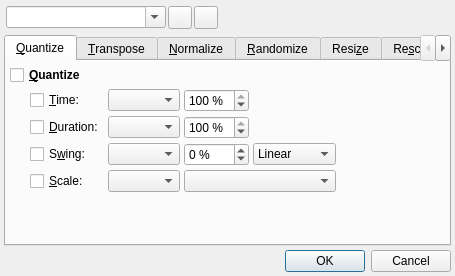
<?xml version="1.0" encoding="UTF-8"?>
<ui version="4.0">
 <author>rncbc aka Rui Nuno Capela</author>
 <comment>qtractor - An Audio/MIDI multi-track sequencer.

   Copyright (C) 2005-2013, rncbc aka Rui Nuno Capela. All rights reserved.

   This program is free software; you can redistribute it and/or
   modify it under the terms of the GNU General Public License
   as published by the Free Software Foundation; either version 2
   of the License, or (at your option) any later version.

   This program is distributed in the hope that it will be useful,
   but WITHOUT ANY WARRANTY; without even the implied warranty of
   MERCHANTABILITY or FITNESS FOR A PARTICULAR PURPOSE.  See the
   GNU General Public License for more details.

   You should have received a copy of the GNU General Public License along
   with this program; if not, write to the Free Software Foundation, Inc.,
   51 Franklin Street, Fifth Floor, Boston, MA 02110-1301 USA.

 </comment>
 <class>qtractorMidiToolsForm</class>
 <widget class="QDialog" name="qtractorMidiToolsForm">
  <property name="geometry">
   <rect>
    <x>0</x>
    <y>0</y>
    <width>455</width>
    <height>276</height>
   </rect>
  </property>
  <property name="windowTitle">
   <string>MIDI Tools</string>
  </property>
  <property name="windowIcon">
   <iconset resource="qtractor.qrc">:/images/qtractorMidiEditor.png</iconset>
  </property>
  <layout class="QVBoxLayout">
   <property name="spacing">
    <number>4</number>
   </property>
   <property name="margin">
    <number>4</number>
   </property>
   <item>
    <layout class="QHBoxLayout">
     <property name="spacing">
      <number>2</number>
     </property>
     <property name="margin">
      <number>2</number>
     </property>
     <item>
      <widget class="QComboBox" name="PresetNameComboBox">
       <property name="minimumSize">
        <size>
         <width>160</width>
         <height>0</height>
        </size>
       </property>
       <property name="toolTip">
        <string>Preset name</string>
       </property>
       <property name="editable">
        <bool>true</bool>
       </property>
      </widget>
     </item>
     <item>
      <widget class="QToolButton" name="PresetSaveToolButton">
       <property name="focusPolicy">
        <enum>Qt::TabFocus</enum>
       </property>
       <property name="toolTip">
        <string>Save preset</string>
       </property>
       <property name="text">
        <string/>
       </property>
       <property name="icon">
        <iconset resource="qtractor.qrc">:/images/formSave.png</iconset>
       </property>
      </widget>
     </item>
     <item>
      <widget class="QToolButton" name="PresetDeleteToolButton">
       <property name="focusPolicy">
        <enum>Qt::TabFocus</enum>
       </property>
       <property name="toolTip">
        <string>Delete preset</string>
       </property>
       <property name="text">
        <string/>
       </property>
       <property name="icon">
        <iconset resource="qtractor.qrc">:/images/formRemove.png</iconset>
       </property>
      </widget>
     </item>
     <item>
      <spacer>
       <property name="orientation">
        <enum>Qt::Horizontal</enum>
       </property>
       <property name="sizeHint" stdset="0">
        <size>
         <width>180</width>
         <height>20</height>
        </size>
       </property>
      </spacer>
     </item>
    </layout>
   </item>
   <item>
    <widget class="QTabWidget" name="ToolTabWidget">
     <property name="currentIndex">
      <number>0</number>
     </property>
     <widget class="QWidget" name="Quantize">
      <attribute name="title">
       <string>&amp;Quantize</string>
      </attribute>
      <layout class="QGridLayout">
       <item row="0" column="0" colspan="6">
        <widget class="QCheckBox" name="QuantizeCheckBox">
         <property name="font">
          <font>
           <weight>75</weight>
           <bold>true</bold>
          </font>
         </property>
         <property name="toolTip">
          <string>Quantize selected events</string>
         </property>
         <property name="text">
          <string>&amp;Quantize</string>
         </property>
        </widget>
       </item>
       <item row="1" column="0">
        <spacer>
         <property name="orientation">
          <enum>Qt::Horizontal</enum>
         </property>
         <property name="sizeType">
          <enum>QSizePolicy::Fixed</enum>
         </property>
         <property name="sizeHint" stdset="0">
          <size>
           <width>16</width>
           <height>20</height>
          </size>
         </property>
        </spacer>
       </item>
       <item row="1" column="1">
        <widget class="QCheckBox" name="QuantizeTimeCheckBox">
         <property name="text">
          <string>&amp;Time:</string>
         </property>
        </widget>
       </item>
       <item row="1" column="2">
        <widget class="QComboBox" name="QuantizeTimeComboBox">
         <property name="toolTip">
          <string>Quantize time</string>
         </property>
        </widget>
       </item>
       <item row="1" column="3">
        <widget class="QSpinBox" name="QuantizeTimeSpinBox">
         <property name="minimumSize">
          <size>
           <width>60</width>
           <height>0</height>
          </size>
         </property>
         <property name="toolTip">
          <string>Quantize time percent</string>
         </property>
         <property name="suffix">
          <string> %</string>
         </property>
         <property name="minimum">
          <number>0</number>
         </property>
         <property name="maximum">
          <number>100</number>
         </property>
         <property name="value">
          <number>100</number>
         </property>
        </widget>
       </item>
       <item row="1" column="4" rowspan="2" colspan="2">
        <spacer>
         <property name="orientation">
          <enum>Qt::Horizontal</enum>
         </property>
         <property name="sizeHint" stdset="0">
          <size>
           <width>16</width>
           <height>20</height>
          </size>
         </property>
        </spacer>
       </item>
       <item row="2" column="1">
        <widget class="QCheckBox" name="QuantizeDurationCheckBox">
         <property name="text">
          <string>&amp;Duration:</string>
         </property>
        </widget>
       </item>
       <item row="2" column="2">
        <widget class="QComboBox" name="QuantizeDurationComboBox">
         <property name="toolTip">
          <string>Quantize duration</string>
         </property>
        </widget>
       </item>
       <item row="2" column="3">
        <widget class="QSpinBox" name="QuantizeDurationSpinBox">
         <property name="minimumSize">
          <size>
           <width>60</width>
           <height>0</height>
          </size>
         </property>
         <property name="toolTip">
          <string>Quantize duration percent</string>
         </property>
         <property name="suffix">
          <string> %</string>
         </property>
         <property name="minimum">
          <number>0</number>
         </property>
         <property name="maximum">
          <number>100</number>
         </property>
         <property name="value">
          <number>100</number>
         </property>
        </widget>
       </item>
       <item row="3" column="1">
        <widget class="QCheckBox" name="QuantizeSwingCheckBox">
         <property name="text">
          <string>S&amp;wing:</string>
         </property>
        </widget>
       </item>
       <item row="3" column="2">
        <widget class="QComboBox" name="QuantizeSwingComboBox">
         <property name="toolTip">
          <string>Swing-quantize time</string>
         </property>
        </widget>
       </item>
       <item row="3" column="3">
        <widget class="QSpinBox" name="QuantizeSwingSpinBox">
         <property name="minimumSize">
          <size>
           <width>60</width>
           <height>0</height>
          </size>
         </property>
         <property name="toolTip">
          <string>Swing-quantize percent</string>
         </property>
         <property name="suffix">
          <string> %</string>
         </property>
         <property name="minimum">
          <number>-100</number>
         </property>
         <property name="maximum">
          <number>100</number>
         </property>
         <property name="value">
          <number>0</number>
         </property>
        </widget>
       </item>
       <item row="3" column="4">
        <widget class="QComboBox" name="QuantizeSwingTypeComboBox">
         <property name="toolTip">
          <string>Swing-quantize type</string>
         </property>
         <item>
          <property name="text">
           <string>Linear</string>
          </property>
         </item>
         <item>
          <property name="text">
           <string>Quadratic</string>
          </property>
         </item>
         <item>
          <property name="text">
           <string>Cubic</string>
          </property>
         </item>
        </widget>
       </item>
       <item row="3" column="5">
        <spacer>
         <property name="orientation">
          <enum>Qt::Horizontal</enum>
         </property>
         <property name="sizeHint" stdset="0">
          <size>
           <width>73</width>
           <height>20</height>
          </size>
         </property>
        </spacer>
       </item>
       <item row="4" column="1">
        <widget class="QCheckBox" name="QuantizeScaleCheckBox">
         <property name="text">
          <string>&amp;Scale:</string>
         </property>
        </widget>
       </item>
       <item row="4" column="2">
        <widget class="QComboBox" name="QuantizeScaleKeyComboBox">
         <property name="toolTip">
          <string>Scale-quantize key</string>
         </property>
        </widget>
       </item>
       <item row="4" column="3" colspan="2">
        <widget class="QComboBox" name="QuantizeScaleComboBox">
         <property name="toolTip">
          <string>Scale-quantize type</string>
         </property>
        </widget>
       </item>
       <item row="5" column="1" colspan="5">
        <spacer>
         <property name="orientation">
          <enum>Qt::Vertical</enum>
         </property>
         <property name="sizeHint" stdset="0">
          <size>
           <width>20</width>
           <height>16</height>
          </size>
         </property>
        </spacer>
       </item>
      </layout>
     </widget>
     <widget class="QWidget" name="Transpose">
      <attribute name="title">
       <string>&amp;Transpose</string>
      </attribute>
      <layout class="QGridLayout">
       <item row="0" column="0" colspan="6">
        <widget class="QCheckBox" name="TransposeCheckBox">
         <property name="font">
          <font>
           <weight>75</weight>
           <bold>true</bold>
          </font>
         </property>
         <property name="toolTip">
          <string>Transpose selected events</string>
         </property>
         <property name="text">
          <string>&amp;Transpose</string>
         </property>
        </widget>
       </item>
       <item row="1" column="0">
        <spacer>
         <property name="orientation">
          <enum>Qt::Horizontal</enum>
         </property>
         <property name="sizeType">
          <enum>QSizePolicy::Fixed</enum>
         </property>
         <property name="sizeHint" stdset="0">
          <size>
           <width>16</width>
           <height>20</height>
          </size>
         </property>
        </spacer>
       </item>
       <item row="1" column="1">
        <widget class="QCheckBox" name="TransposeNoteCheckBox">
         <property name="text">
          <string>&amp;Note:</string>
         </property>
        </widget>
       </item>
       <item row="1" column="2">
        <widget class="QSpinBox" name="TransposeNoteSpinBox">
         <property name="minimumSize">
          <size>
           <width>60</width>
           <height>0</height>
          </size>
         </property>
         <property name="toolTip">
          <string>Transpose note</string>
         </property>
         <property name="minimum">
          <number>-64</number>
         </property>
         <property name="maximum">
          <number>64</number>
         </property>
        </widget>
       </item>
       <item row="1" column="3" colspan="3">
        <spacer>
         <property name="orientation">
          <enum>Qt::Horizontal</enum>
         </property>
         <property name="sizeHint" stdset="0">
          <size>
           <width>16</width>
           <height>20</height>
          </size>
         </property>
        </spacer>
       </item>
       <item row="2" column="1">
        <widget class="QCheckBox" name="TransposeTimeCheckBox">
         <property name="text">
          <string>&amp;Time:</string>
         </property>
        </widget>
       </item>
       <item row="2" column="2" colspan="2">
        <widget class="qtractorTimeSpinBox" name="TransposeTimeSpinBox">
         <property name="minimumSize">
          <size>
           <width>120</width>
           <height>0</height>
          </size>
         </property>
         <property name="toolTip">
          <string>Transpose time</string>
         </property>
        </widget>
       </item>
       <item row="2" column="4">
        <widget class="QComboBox" name="TransposeFormatComboBox">
         <property name="toolTip">
          <string>Transpose time format</string>
         </property>
         <item>
          <property name="text">
           <string>Frames</string>
          </property>
         </item>
         <item>
          <property name="text">
           <string>Time</string>
          </property>
         </item>
         <item>
          <property name="text">
           <string>BBT</string>
          </property>
         </item>
        </widget>
       </item>
       <item row="2" column="5">
        <spacer>
         <property name="orientation">
          <enum>Qt::Horizontal</enum>
         </property>
         <property name="sizeHint" stdset="0">
          <size>
           <width>16</width>
           <height>20</height>
          </size>
         </property>
        </spacer>
       </item>
       <item row="3" column="1" colspan="5">
        <spacer>
         <property name="orientation">
          <enum>Qt::Vertical</enum>
         </property>
         <property name="sizeHint" stdset="0">
          <size>
           <width>20</width>
           <height>16</height>
          </size>
         </property>
        </spacer>
       </item>
      </layout>
     </widget>
     <widget class="QWidget" name="Normalize">
      <attribute name="title">
       <string>&amp;Normalize</string>
      </attribute>
      <layout class="QGridLayout">
       <item row="0" column="0" colspan="4">
        <widget class="QCheckBox" name="NormalizeCheckBox">
         <property name="font">
          <font>
           <weight>75</weight>
           <bold>true</bold>
          </font>
         </property>
         <property name="toolTip">
          <string>Normalize selected events</string>
         </property>
         <property name="text">
          <string>&amp;Normalize</string>
         </property>
        </widget>
       </item>
       <item row="1" column="0">
        <spacer>
         <property name="orientation">
          <enum>Qt::Horizontal</enum>
         </property>
         <property name="sizeType">
          <enum>QSizePolicy::Fixed</enum>
         </property>
         <property name="sizeHint" stdset="0">
          <size>
           <width>16</width>
           <height>20</height>
          </size>
         </property>
        </spacer>
       </item>
       <item row="1" column="1">
        <widget class="QCheckBox" name="NormalizePercentCheckBox">
         <property name="text">
          <string>&amp;Percent:</string>
         </property>
        </widget>
       </item>
       <item row="1" column="2">
        <widget class="QSpinBox" name="NormalizePercentSpinBox">
         <property name="minimumSize">
          <size>
           <width>60</width>
           <height>0</height>
          </size>
         </property>
         <property name="toolTip">
          <string>Normalize percent</string>
         </property>
         <property name="suffix">
          <string> %</string>
         </property>
         <property name="maximum">
          <number>150</number>
         </property>
        </widget>
       </item>
       <item row="1" column="3" rowspan="2">
        <spacer>
         <property name="orientation">
          <enum>Qt::Horizontal</enum>
         </property>
         <property name="sizeHint" stdset="0">
          <size>
           <width>16</width>
           <height>20</height>
          </size>
         </property>
        </spacer>
       </item>
       <item row="2" column="1">
        <widget class="QCheckBox" name="NormalizeValueCheckBox">
         <property name="text">
          <string>&amp;Value:</string>
         </property>
        </widget>
       </item>
       <item row="2" column="2">
        <widget class="QSpinBox" name="NormalizeValueSpinBox">
         <property name="minimumSize">
          <size>
           <width>60</width>
           <height>0</height>
          </size>
         </property>
         <property name="toolTip">
          <string>Normalize value</string>
         </property>
         <property name="maximum">
          <number>127</number>
         </property>
        </widget>
       </item>
       <item row="3" column="1" colspan="3">
        <spacer>
         <property name="orientation">
          <enum>Qt::Vertical</enum>
         </property>
         <property name="sizeHint" stdset="0">
          <size>
           <width>20</width>
           <height>16</height>
          </size>
         </property>
        </spacer>
       </item>
      </layout>
     </widget>
     <widget class="QWidget" name="Randomize">
      <attribute name="title">
       <string>&amp;Randomize</string>
      </attribute>
      <layout class="QGridLayout">
       <item row="0" column="0" colspan="4">
        <widget class="QCheckBox" name="RandomizeCheckBox">
         <property name="font">
          <font>
           <weight>75</weight>
           <bold>true</bold>
          </font>
         </property>
         <property name="toolTip">
          <string>Randomize selected events</string>
         </property>
         <property name="text">
          <string>&amp;Randomize</string>
         </property>
        </widget>
       </item>
       <item row="1" column="0">
        <spacer>
         <property name="orientation">
          <enum>Qt::Horizontal</enum>
         </property>
         <property name="sizeType">
          <enum>QSizePolicy::Fixed</enum>
         </property>
         <property name="sizeHint" stdset="0">
          <size>
           <width>16</width>
           <height>20</height>
          </size>
         </property>
        </spacer>
       </item>
       <item row="1" column="1">
        <widget class="QCheckBox" name="RandomizeNoteCheckBox">
         <property name="text">
          <string>&amp;Note:</string>
         </property>
        </widget>
       </item>
       <item row="1" column="2">
        <widget class="QSpinBox" name="RandomizeNoteSpinBox">
         <property name="minimumSize">
          <size>
           <width>60</width>
           <height>0</height>
          </size>
         </property>
         <property name="toolTip">
          <string>Randomize note/pitch</string>
         </property>
         <property name="suffix">
          <string> %</string>
         </property>
         <property name="maximum">
          <number>150</number>
         </property>
        </widget>
       </item>
       <item row="1" column="3" rowspan="4">
        <spacer>
         <property name="orientation">
          <enum>Qt::Horizontal</enum>
         </property>
         <property name="sizeHint" stdset="0">
          <size>
           <width>16</width>
           <height>20</height>
          </size>
         </property>
        </spacer>
       </item>
       <item row="2" column="1">
        <widget class="QCheckBox" name="RandomizeTimeCheckBox">
         <property name="text">
          <string>&amp;Time:</string>
         </property>
        </widget>
       </item>
       <item row="2" column="2">
        <widget class="QSpinBox" name="RandomizeTimeSpinBox">
         <property name="minimumSize">
          <size>
           <width>60</width>
           <height>0</height>
          </size>
         </property>
         <property name="toolTip">
          <string>Randomize time</string>
         </property>
         <property name="suffix">
          <string> %</string>
         </property>
         <property name="maximum">
          <number>150</number>
         </property>
        </widget>
       </item>
       <item row="3" column="1">
        <widget class="QCheckBox" name="RandomizeDurationCheckBox">
         <property name="text">
          <string>&amp;Duration:</string>
         </property>
        </widget>
       </item>
       <item row="3" column="2">
        <widget class="QSpinBox" name="RandomizeDurationSpinBox">
         <property name="minimumSize">
          <size>
           <width>60</width>
           <height>0</height>
          </size>
         </property>
         <property name="toolTip">
          <string>Randomize duration</string>
         </property>
         <property name="suffix">
          <string> %</string>
         </property>
         <property name="maximum">
          <number>150</number>
         </property>
        </widget>
       </item>
       <item row="4" column="1">
        <widget class="QCheckBox" name="RandomizeValueCheckBox">
         <property name="text">
          <string>&amp;Value:</string>
         </property>
        </widget>
       </item>
       <item row="4" column="2">
        <widget class="QSpinBox" name="RandomizeValueSpinBox">
         <property name="minimumSize">
          <size>
           <width>60</width>
           <height>0</height>
          </size>
         </property>
         <property name="toolTip">
          <string>Randomize value</string>
         </property>
         <property name="suffix">
          <string> %</string>
         </property>
         <property name="maximum">
          <number>150</number>
         </property>
        </widget>
       </item>
       <item row="5" column="1" colspan="3">
        <spacer>
         <property name="orientation">
          <enum>Qt::Vertical</enum>
         </property>
         <property name="sizeHint" stdset="0">
          <size>
           <width>20</width>
           <height>16</height>
          </size>
         </property>
        </spacer>
       </item>
      </layout>
     </widget>
     <widget class="QWidget" name="Resize">
      <attribute name="title">
       <string>Resi&amp;ze</string>
      </attribute>
      <layout class="QGridLayout">
       <item row="0" column="0" colspan="7">
        <widget class="QCheckBox" name="ResizeCheckBox">
         <property name="font">
          <font>
           <weight>75</weight>
           <bold>true</bold>
          </font>
         </property>
         <property name="toolTip">
          <string>Resize selected events</string>
         </property>
         <property name="text">
          <string>Resi&amp;ze</string>
         </property>
        </widget>
       </item>
       <item row="1" column="0">
        <spacer>
         <property name="orientation">
          <enum>Qt::Horizontal</enum>
         </property>
         <property name="sizeType">
          <enum>QSizePolicy::Fixed</enum>
         </property>
         <property name="sizeHint" stdset="0">
          <size>
           <width>16</width>
           <height>20</height>
          </size>
         </property>
        </spacer>
       </item>
       <item row="1" column="1">
        <widget class="QCheckBox" name="ResizeDurationCheckBox">
         <property name="text">
          <string>&amp;Duration:</string>
         </property>
        </widget>
       </item>
       <item row="1" column="2" colspan="2">
        <widget class="qtractorTimeSpinBox" name="ResizeDurationSpinBox">
         <property name="minimumSize">
          <size>
           <width>120</width>
           <height>0</height>
          </size>
         </property>
         <property name="toolTip">
          <string>Resize duration</string>
         </property>
        </widget>
       </item>
       <item row="1" column="4" colspan="2">
        <widget class="QComboBox" name="ResizeFormatComboBox">
         <property name="toolTip">
          <string>Resize duration format</string>
         </property>
         <item>
          <property name="text">
           <string>Frames</string>
          </property>
         </item>
         <item>
          <property name="text">
           <string>Time</string>
          </property>
         </item>
         <item>
          <property name="text">
           <string>BBT</string>
          </property>
         </item>
         <item>
          <property name="text">
           <string>Percentage</string>
          </property>
         </item>
        </widget>
       </item>
       <item row="1" column="6">
        <spacer>
         <property name="orientation">
          <enum>Qt::Horizontal</enum>
         </property>
         <property name="sizeHint" stdset="0">
          <size>
           <width>16</width>
           <height>20</height>
          </size>
         </property>
        </spacer>
       </item>
       <item row="2" column="1">
        <widget class="QCheckBox" name="ResizeValueCheckBox">
         <property name="text">
          <string>&amp;Value:</string>
         </property>
        </widget>
       </item>
       <item row="2" column="2">
        <widget class="QSpinBox" name="ResizeValueSpinBox">
         <property name="minimumSize">
          <size>
           <width>60</width>
           <height>0</height>
          </size>
         </property>
         <property name="toolTip">
          <string>Resize value</string>
         </property>
         <property name="maximum">
          <number>127</number>
         </property>
        </widget>
       </item>
       <item row="2" column="3">
        <widget class="QComboBox" name="ResizeValue2ComboBox">
         <property name="toolTip">
          <string>Resize value mode</string>
         </property>
         <item>
          <property name="text">
           <string>Flat</string>
          </property>
         </item>
         <item>
          <property name="text">
           <string>Ramp</string>
          </property>
         </item>
        </widget>
       </item>
       <item row="2" column="4">
        <widget class="QSpinBox" name="ResizeValue2SpinBox">
         <property name="minimumSize">
          <size>
           <width>60</width>
           <height>0</height>
          </size>
         </property>
         <property name="toolTip">
          <string>Resize final value</string>
         </property>
         <property name="maximum">
          <number>127</number>
         </property>
        </widget>
       </item>
       <item row="2" column="5" colspan="2">
        <spacer>
         <property name="orientation">
          <enum>Qt::Horizontal</enum>
         </property>
         <property name="sizeHint" stdset="0">
          <size>
           <width>16</width>
           <height>20</height>
          </size>
         </property>
        </spacer>
       </item>
       <item row="3" column="1" colspan="5">
        <spacer>
         <property name="orientation">
          <enum>Qt::Vertical</enum>
         </property>
         <property name="sizeHint" stdset="0">
          <size>
           <width>20</width>
           <height>16</height>
          </size>
         </property>
        </spacer>
       </item>
      </layout>
     </widget>
     <widget class="QWidget" name="Rescale">
      <attribute name="title">
       <string>Re&amp;scale</string>
      </attribute>
      <layout class="QGridLayout">
       <item row="0" column="0" colspan="4">
        <widget class="QCheckBox" name="RescaleCheckBox">
         <property name="font">
          <font>
           <weight>75</weight>
           <bold>true</bold>
          </font>
         </property>
         <property name="toolTip">
          <string>Rescale selected events</string>
         </property>
         <property name="text">
          <string>Re&amp;scale</string>
         </property>
        </widget>
       </item>
       <item row="1" column="0">
        <spacer>
         <property name="orientation">
          <enum>Qt::Horizontal</enum>
         </property>
         <property name="sizeType">
          <enum>QSizePolicy::Fixed</enum>
         </property>
         <property name="sizeHint" stdset="0">
          <size>
           <width>16</width>
           <height>19</height>
          </size>
         </property>
        </spacer>
       </item>
       <item row="1" column="1">
        <widget class="QCheckBox" name="RescaleTimeCheckBox">
         <property name="text">
          <string>&amp;Time:</string>
         </property>
        </widget>
       </item>
       <item row="1" column="2">
        <widget class="QSpinBox" name="RescaleTimeSpinBox">
         <property name="minimumSize">
          <size>
           <width>60</width>
           <height>0</height>
          </size>
         </property>
         <property name="toolTip">
          <string>Rescale time</string>
         </property>
         <property name="suffix">
          <string> %</string>
         </property>
         <property name="minimum">
          <number>1</number>
         </property>
         <property name="maximum">
          <number>1000</number>
         </property>
         <property name="value">
          <number>100</number>
         </property>
        </widget>
       </item>
       <item row="1" column="3" rowspan="3">
        <spacer>
         <property name="orientation">
          <enum>Qt::Horizontal</enum>
         </property>
         <property name="sizeHint" stdset="0">
          <size>
           <width>224</width>
           <height>58</height>
          </size>
         </property>
        </spacer>
       </item>
       <item row="2" column="1">
        <widget class="QCheckBox" name="RescaleDurationCheckBox">
         <property name="text">
          <string>&amp;Duration:</string>
         </property>
        </widget>
       </item>
       <item row="2" column="2">
        <widget class="QSpinBox" name="RescaleDurationSpinBox">
         <property name="minimumSize">
          <size>
           <width>60</width>
           <height>0</height>
          </size>
         </property>
         <property name="toolTip">
          <string>Rescale duration</string>
         </property>
         <property name="suffix">
          <string> %</string>
         </property>
         <property name="minimum">
          <number>1</number>
         </property>
         <property name="maximum">
          <number>1000</number>
         </property>
         <property name="value">
          <number>100</number>
         </property>
        </widget>
       </item>
       <item row="3" column="1">
        <widget class="QCheckBox" name="RescaleValueCheckBox">
         <property name="text">
          <string>&amp;Value:</string>
         </property>
        </widget>
       </item>
       <item row="3" column="2">
        <widget class="QSpinBox" name="RescaleValueSpinBox">
         <property name="minimumSize">
          <size>
           <width>60</width>
           <height>0</height>
          </size>
         </property>
         <property name="toolTip">
          <string>Rescale value</string>
         </property>
         <property name="suffix">
          <string> %</string>
         </property>
         <property name="minimum">
          <number>1</number>
         </property>
         <property name="maximum">
          <number>1000</number>
         </property>
         <property name="value">
          <number>100</number>
         </property>
        </widget>
       </item>
       <item row="4" column="1" colspan="3">
        <spacer>
         <property name="orientation">
          <enum>Qt::Vertical</enum>
         </property>
         <property name="sizeHint" stdset="0">
          <size>
           <width>358</width>
           <height>38</height>
          </size>
         </property>
        </spacer>
       </item>
      </layout>
     </widget>
     <widget class="QWidget" name="Timeshift">
      <attribute name="title">
       <string>T&amp;imeshift</string>
      </attribute>
      <layout class="QGridLayout">
       <item row="0" column="0" colspan="5">
        <widget class="QCheckBox" name="TimeshiftCheckBox">
         <property name="font">
          <font>
           <weight>75</weight>
           <bold>true</bold>
          </font>
         </property>
         <property name="toolTip">
          <string>Timeshift selected events</string>
         </property>
         <property name="text">
          <string>Timeshift</string>
         </property>
        </widget>
       </item>
       <item row="1" column="0">
        <spacer>
         <property name="orientation">
          <enum>Qt::Horizontal</enum>
         </property>
         <property name="sizeType">
          <enum>QSizePolicy::Fixed</enum>
         </property>
         <property name="sizeHint" stdset="0">
          <size>
           <width>16</width>
           <height>19</height>
          </size>
         </property>
        </spacer>
       </item>
       <item row="1" column="1">
        <widget class="QLabel" name="TimeshiftLabel">
         <property name="text">
          <string>P:</string>
         </property>
        </widget>
       </item>
       <item row="1" column="2">
        <widget class="QDoubleSpinBox" name="TimeshiftSpinBox">
         <property name="minimumSize">
          <size>
           <width>60</width>
           <height>0</height>
          </size>
         </property>
         <property name="toolTip">
          <string>Timeshift parameter</string>
         </property>
         <property name="accelerated">
          <bool>true</bool>
         </property>
         <property name="decimals">
          <number>1</number>
         </property>
         <property name="minimum">
          <double>-100.0</double>
         </property>
         <property name="maximum">
          <double>100.0</double>
         </property>
         <property name="singleStep">
          <double>0.1</double>
         </property>
         <property name="value">
          <double>0.0</double>
         </property>
        </widget>
       </item>
       <item row="1" column="3">
        <widget class="QSlider" name="TimeshiftSlider">
         <property name="toolTip">
          <string>Timeshift parameter (log)</string>
         </property>
         <property name="minimum">
          <number>-10000</number>
         </property>
         <property name="maximum">
          <number>10000</number>
         </property>
         <property name="singleStep">
          <number>10</number>
         </property>
         <property name="pageStep">
          <number>100</number>
         </property>
         <property name="value">
          <number>0</number>
         </property>
         <property name="orientation">
          <enum>Qt::Horizontal</enum>
         </property>
        </widget>
       </item>
       <item row="1" column="4" rowspan="2">
        <widget class="QFrame" name="TimeshiftFrame">
         <property name="minimumSize">
          <size>
           <width>80</width>
           <height>80</height>
          </size>
         </property>
         <property name="maximumSize">
          <size>
           <width>80</width>
           <height>80</height>
          </size>
         </property>
         <property name="toolTip">
          <string>Timeshift curve</string>
         </property>
         <property name="frameShape">
          <enum>QFrame::Panel</enum>
         </property>
         <property name="frameShadow">
          <enum>QFrame::Sunken</enum>
         </property>
        </widget>
       </item>
       <item row="2" column="2" colspan="2">
        <widget class="QLabel" name="TimeshiftText">
         <property name="text">
          <string>P = 0 : no change.
P &gt; 0 : accelerating shift.
P &lt; 0 : slowing down shift.
Edit head/tail (blue) markers define the shift range.</string>
         </property>
        </widget>
       </item>
       <item row="3" column="1" colspan="4">
        <widget class="QCheckBox" name="TimeshiftDurationCheckBox">
         <property name="text">
          <string>Timeshift duration</string>
         </property>
        </widget>
       </item>
       <item row="4" column="1" colspan="4">
        <spacer>
         <property name="orientation">
          <enum>Qt::Vertical</enum>
         </property>
         <property name="sizeHint" stdset="0">
          <size>
           <width>358</width>
           <height>38</height>
          </size>
         </property>
        </spacer>
       </item>
      </layout>
     </widget>
    </widget>
   </item>
   <item>
    <widget class="QDialogButtonBox" name="DialogButtonBox">
     <property name="orientation">
      <enum>Qt::Horizontal</enum>
     </property>
     <property name="standardButtons">
      <set>QDialogButtonBox::Cancel|QDialogButtonBox::Ok</set>
     </property>
    </widget>
   </item>
  </layout>
 </widget>
 <layoutdefault spacing="4" margin="4"/>
 <customwidgets>
  <customwidget>
   <class>qtractorTimeSpinBox</class>
   <extends>QSpinBox</extends>
   <header>qtractorSpinBox.h</header>
  </customwidget>
 </customwidgets>
 <tabstops>
  <tabstop>PresetNameComboBox</tabstop>
  <tabstop>PresetSaveToolButton</tabstop>
  <tabstop>PresetDeleteToolButton</tabstop>
  <tabstop>ToolTabWidget</tabstop>
  <tabstop>QuantizeCheckBox</tabstop>
  <tabstop>QuantizeTimeCheckBox</tabstop>
  <tabstop>QuantizeTimeComboBox</tabstop>
  <tabstop>QuantizeTimeSpinBox</tabstop>
  <tabstop>QuantizeDurationCheckBox</tabstop>
  <tabstop>QuantizeDurationComboBox</tabstop>
  <tabstop>QuantizeDurationSpinBox</tabstop>
  <tabstop>QuantizeSwingCheckBox</tabstop>
  <tabstop>QuantizeSwingComboBox</tabstop>
  <tabstop>QuantizeSwingSpinBox</tabstop>
  <tabstop>QuantizeSwingTypeComboBox</tabstop>
  <tabstop>QuantizeScaleCheckBox</tabstop>
  <tabstop>QuantizeScaleKeyComboBox</tabstop>
  <tabstop>QuantizeScaleComboBox</tabstop>
  <tabstop>TransposeCheckBox</tabstop>
  <tabstop>TransposeNoteCheckBox</tabstop>
  <tabstop>TransposeNoteSpinBox</tabstop>
  <tabstop>TransposeTimeCheckBox</tabstop>
  <tabstop>TransposeTimeSpinBox</tabstop>
  <tabstop>TransposeFormatComboBox</tabstop>
  <tabstop>NormalizeCheckBox</tabstop>
  <tabstop>NormalizePercentCheckBox</tabstop>
  <tabstop>NormalizePercentSpinBox</tabstop>
  <tabstop>NormalizeValueCheckBox</tabstop>
  <tabstop>NormalizeValueSpinBox</tabstop>
  <tabstop>RandomizeCheckBox</tabstop>
  <tabstop>RandomizeNoteCheckBox</tabstop>
  <tabstop>RandomizeNoteSpinBox</tabstop>
  <tabstop>RandomizeTimeCheckBox</tabstop>
  <tabstop>RandomizeTimeSpinBox</tabstop>
  <tabstop>RandomizeDurationCheckBox</tabstop>
  <tabstop>RandomizeDurationSpinBox</tabstop>
  <tabstop>RandomizeValueCheckBox</tabstop>
  <tabstop>RandomizeValueSpinBox</tabstop>
  <tabstop>ResizeCheckBox</tabstop>
  <tabstop>ResizeDurationCheckBox</tabstop>
  <tabstop>ResizeDurationSpinBox</tabstop>
  <tabstop>ResizeFormatComboBox</tabstop>
  <tabstop>ResizeValueCheckBox</tabstop>
  <tabstop>ResizeValueSpinBox</tabstop>
  <tabstop>ResizeValue2ComboBox</tabstop>
  <tabstop>ResizeValue2SpinBox</tabstop>
  <tabstop>RescaleCheckBox</tabstop>
  <tabstop>RescaleTimeCheckBox</tabstop>
  <tabstop>RescaleTimeSpinBox</tabstop>
  <tabstop>RescaleDurationCheckBox</tabstop>
  <tabstop>RescaleDurationSpinBox</tabstop>
  <tabstop>RescaleValueCheckBox</tabstop>
  <tabstop>RescaleValueSpinBox</tabstop>
  <tabstop>TimeshiftCheckBox</tabstop>
  <tabstop>TimeshiftSpinBox</tabstop>
  <tabstop>TimeshiftSlider</tabstop>
  <tabstop>TimeshiftDurationCheckBox</tabstop>
  <tabstop>DialogButtonBox</tabstop>
 </tabstops>
 <resources>
  <include location="qtractor.qrc"/>
 </resources>
 <connections/>
</ui>
